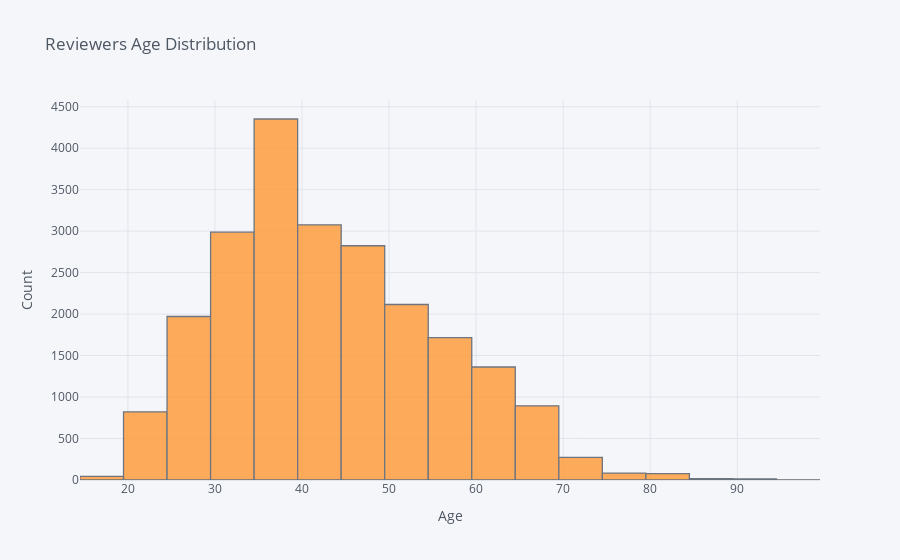

Notebook cell for this chart:
### Markdown cell above
### Data Exploratory Analysis

### Code cell
import plotly
import cufflinks as cf

cf.go_offline()
cf.set_config_file(offline=False, world_readable=True)


# Create a hsitogram to check the reviewers age distribution

reviews_df['Age'].iplot(kind='hist', bins=40, xTitle='Age', yTitle='Count', title='Reviewers Age Distribution')

### Figure 1 — Plotly figure (JSON) as saved in the notebook; plotly's stock layout.template omitted (floating-point values rounded to 4 significant figures; data arrays with more than 128 entries replaced by an {"elided": "..."} marker saying what was removed)
{"data": [{"histfunc": "count", "histnorm": "", "marker": {"color": "rgba(255, 153, 51, 1.0)", "line": {"color": "#4D5663", "width": 1.3}}, "name": "Age", "nbinsx": 40, "opacity": 0.8, "orientation": "v", "type": "histogram", "x": {"elided": "22628 int values"}}], "layout": {"barmode": "overlay", "legend": {"bgcolor": "#F5F6F9", "font": {"color": "#4D5663"}}, "paper_bgcolor": "#F5F6F9", "plot_bgcolor": "#F5F6F9", "title": {"font": {"color": "#4D5663"}, "text": "Reviewers Age Distribution"}, "xaxis": {"gridcolor": "#E1E5ED", "showgrid": true, "tickfont": {"color": "#4D5663"}, "title": {"font": {"color": "#4D5663"}, "text": "Age"}, "zerolinecolor": "#E1E5ED"}, "yaxis": {"gridcolor": "#E1E5ED", "showgrid": true, "tickfont": {"color": "#4D5663"}, "title": {"font": {"color": "#4D5663"}, "text": "Count"}, "zerolinecolor": "#E1E5ED"}}}
